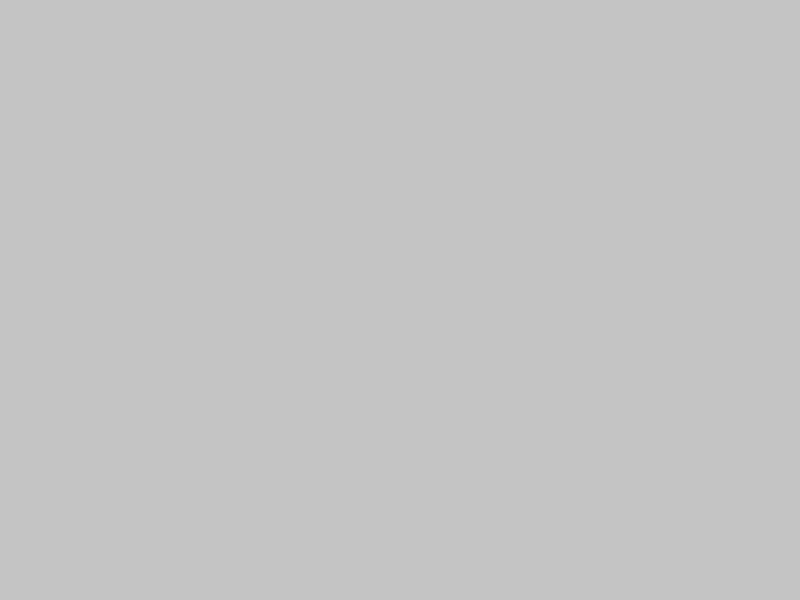
Frame 1 (no input)
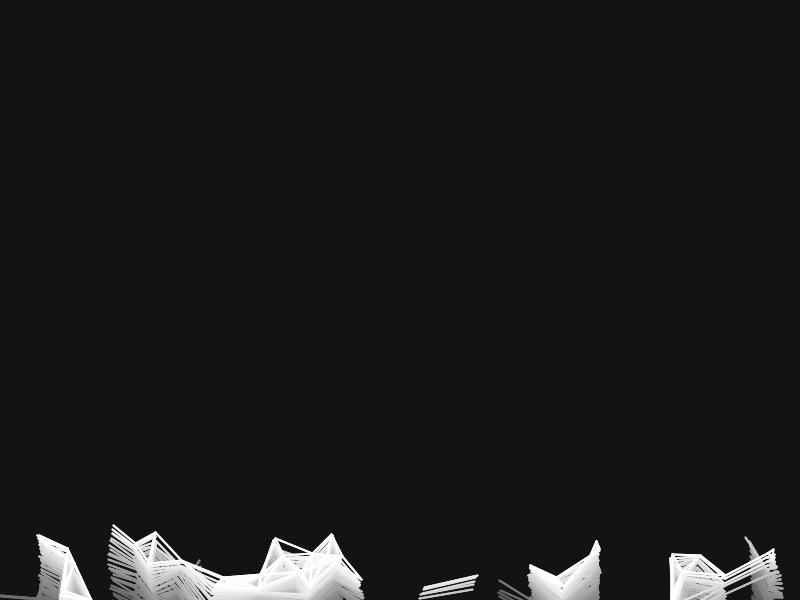
Frame 60 (the mouse pressed at the canvas centre just before this capture)
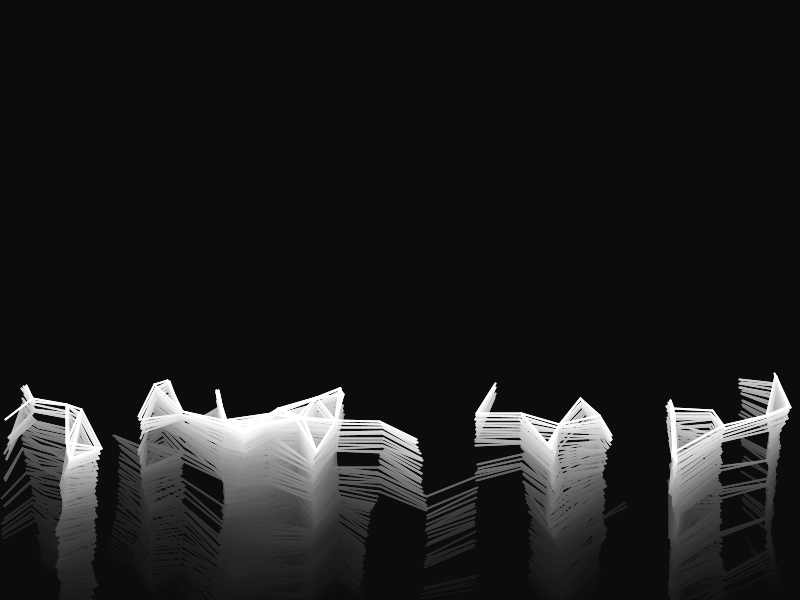
Frame 120 (the mouse held since frame 60 and released just before this capture)

The Processing sketch that drew these frames (run headless with seeded random() and noise(); from frame 60 on, the mouse is pressed at the canvas centre):

// Processing sketch: genuary_04
// ── genuary_04.pde

Bubble[] bubbles = new Bubble[50];


void setup() {
  size(800, 600);
  for (int i = 0; i < bubbles.length; i++) {
    bubbles[i] = new Bubble();
  }
}

void draw() {
  fill(0, 10);
  noStroke();
  rect(0, 0, width, height);
  for (Bubble b : bubbles) {
    b.rise();
    //b.show();
  }


  for (Bubble a : bubbles) {
    for (Bubble b : bubbles) {
      if (a != b) {
        float d = dist(a.x, a.y, b.x, b.y);
        if (d < a.r + b.r) {
          strokeWeight(2);
          stroke(255);
          line(a.x, a.y, b.x, b.y);
        }
      }
    }
  }
}

// ── Bubble.pde
class Bubble {
  float x, y, r;
  Bubble() {

    x = random(width);
    r = random(16, 32);
    y = height + r * 5;
  }

  void rise() {
    y = y - random(5);
    x = x + random(-2, 2);

    if (y < r) {
      y = height + r * 5;
    }
  }

  void show() {
    stroke(255);
    noFill();
    circle(x, y, r*2);
  }
}
